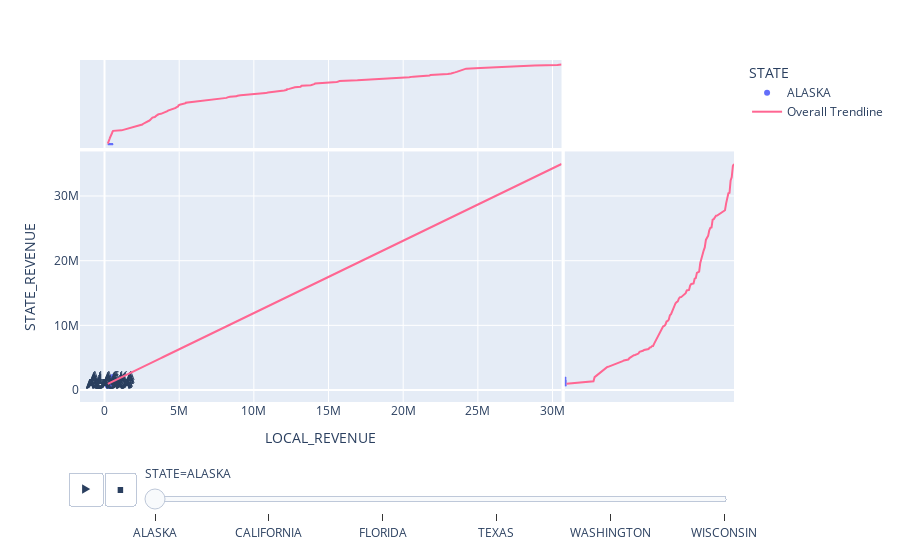

Notebook source saved alongside this figure:
### Code cell
#1.Gráfico Dispersión
#-------------------------------------------------
import plotly.express as px
import pandas as pd

educacion = pd.read_csv("Data/states_all.csv", usecols=["STATE", "LOCAL_REVENUE", "STATE_REVENUE"])

px.scatter(
    (educacion
    .query("STATE in ['CALIFORNIA', 'FLORIDA', 'TEXAS', 'ALASKA', 'WISCONSIN', 'WASHINGTON']") 
    ),
    x="LOCAL_REVENUE", 
    y="STATE_REVENUE",
    text="STATE",
    hover_name="STATE",    
    color="STATE",
    trendline="ols",
    trendline_scope="overall",    
    marginal_x="box",
    marginal_y="box",
    animation_frame="STATE"    
)

### Figure 1 — Plotly figure (JSON) as saved in the notebook; plotly's stock layout.template omitted (floating-point values rounded to 4 significant figures; data arrays with more than 128 entries replaced by an {"elided": "..."} marker saying what was removed)
{"data": [{"hovertemplate": "<b>%{hovertext}</b><br><br>STATE=%{text}<br>LOCAL_REVENUE=%{x}<br>STATE_REVENUE=%{y}<extra></extra>", "hovertext": ["ALASKA", "ALASKA", "ALASKA", "ALASKA", "ALASKA", "ALASKA", "ALASKA", "ALASKA", "ALASKA", "ALASKA", "ALASKA", "ALASKA", "ALASKA", "ALASKA", "ALASKA", "ALASKA", "ALASKA", "ALASKA", "ALASKA", "ALASKA", "ALASKA", "ALASKA", "ALASKA", "ALASKA", "ALASKA", "ALASKA", "ALASKA", "ALASKA", "ALASKA", "ALASKA", "ALASKA", "ALASKA", "ALASKA"], "legendgroup": "ALASKA", "marker": {"color": "#636efa", "symbol": "circle"}, "mode": "markers+text", "name": "ALASKA", "orientation": "v", "showlegend": true, "text": ["ALASKA", "ALASKA", "ALASKA", "ALASKA", "ALASKA", "ALASKA", "ALASKA", "ALASKA", "ALASKA", "ALASKA", "ALASKA", "ALASKA", "ALASKA", "ALASKA", "ALASKA", "ALASKA", "ALASKA", "ALASKA", "ALASKA", "ALASKA", "ALASKA", "ALASKA", "ALASKA", "ALASKA", "ALASKA", "ALASKA", "ALASKA", "ALASKA", "ALASKA", "ALASKA", "ALASKA", "ALASKA", "ALASKA"], "type": "scatter", "x": [222100, 239419, 249885, 284003, 290725, 294023, 303046, 315911, 339796, 363216, 355127, 353154, 380895, 418162, 416307, 465989, 465870, 488556, 506695, 521513, 523484, 516730, 529749, 550320, 573696, null, null, null, null, null, null, null, null], "xaxis": "x", "y": [720711, 775829, 668229, 710028, 706116, 692364, 745814, 740163, 774194, 732985, 773418, 813371, 809810, 878731, 918976, 1052357, 1419318, 1357747, 1356673, 1416163, 1507913, 1707449, 1824373, 2026555, 1613675, null, null, null, null, null, null, null, null], "yaxis": "y"}, {"alignmentgroup": "True", "hovertemplate": "<b>%{hovertext}</b><br><br>STATE=ALASKA<br>LOCAL_REVENUE=%{x}<extra></extra>", "hovertext": ["ALASKA", "ALASKA", "ALASKA", "ALASKA", "ALASKA", "ALASKA", "ALASKA", "ALASKA", "ALASKA", "ALASKA", "ALASKA", "ALASKA", "ALASKA", "ALASKA", "ALASKA", "ALASKA", "ALASKA", "ALASKA", "ALASKA", "ALASKA", "ALASKA", "ALASKA", "ALASKA", "ALASKA", "ALASKA", "ALASKA", "ALASKA", "ALASKA", "ALASKA", "ALASKA", "ALASKA", "ALASKA", "ALASKA"], "legendgroup": "ALASKA", "marker": {"color": "#636efa", "symbol": "circle"}, "name": "ALASKA", "notched": true, "offsetgroup": "ALASKA", "showlegend": false, "type": "box", "x": [222100, 239419, 249885, 284003, 290725, 294023, 303046, 315911, 339796, 363216, 355127, 353154, 380895, 418162, 416307, 465989, 465870, 488556, 506695, 521513, 523484, 516730, 529749, 550320, 573696, null, null, null, null, null, null, null, null], "xaxis": "x3", "yaxis": "y3"}, {"alignmentgroup": "True", "hovertemplate": "<b>%{hovertext}</b><br><br>STATE=ALASKA<br>STATE_REVENUE=%{y}<extra></extra>", "hovertext": ["ALASKA", "ALASKA", "ALASKA", "ALASKA", "ALASKA", "ALASKA", "ALASKA", "ALASKA", "ALASKA", "ALASKA", "ALASKA", "ALASKA", "ALASKA", "ALASKA", "ALASKA", "ALASKA", "ALASKA", "ALASKA", "ALASKA", "ALASKA", "ALASKA", "ALASKA", "ALASKA", "ALASKA", "ALASKA", "ALASKA", "ALASKA", "ALASKA", "ALASKA", "ALASKA", "ALASKA", "ALASKA", "ALASKA"], "legendgroup": "ALASKA", "marker": {"color": "#636efa", "symbol": "circle"}, "name": "ALASKA", "notched": true, "offsetgroup": "ALASKA", "showlegend": false, "type": "box", "xaxis": "x2", "y": [720711, 775829, 668229, 710028, 706116, 692364, 745814, 740163, 774194, 732985, 773418, 813371, 809810, 878731, 918976, 1052357, 1419318, 1357747, 1356673, 1416163, 1507913, 1707449, 1824373, 2026555, 1613675, null, null, null, null, null, null, null, null], "yaxis": "y2"}, {"hovertemplate": "<b>OLS trendline</b><br>STATE_REVENUE = 1.11888 * LOCAL_REVENUE + 712951<br>R<sup>2</sup>=0.754656<br><br>LOCAL_REVENUE=%{x}<br>STATE_REVENUE=%{y} <b>(trend)</b><extra></extra>", "legendgroup": "Overall Trendline", "line": {"color": "#FF6692"}, "mode": "lines", "name": "Overall Trendline", "showlegend": false, "type": "scatter", "x": {"elided": "150 int values"}, "xaxis": "x", "y": {"elided": "150 float values"}, "yaxis": "y"}, {"hovertemplate": "<b>OLS trendline</b><br>STATE_REVENUE = 1.11888 * LOCAL_REVENUE + 712951<br>R<sup>2</sup>=0.754656<br><br>LOCAL_REVENUE=%{x}<br>STATE_REVENUE=%{y} <b>(trend)</b><extra></extra>", "legendgroup": "Overall Trendline", "line": {"color": "#FF6692"}, "mode": "lines", "name": "Overall Trendline", "showlegend": false, "type": "scatter", "x": {"elided": "150 int values"}, "xaxis": "x2", "y": {"elided": "150 float values"}, "yaxis": "y2"}, {"hovertemplate": "<b>OLS trendline</b><br>STATE_REVENUE = 1.11888 * LOCAL_REVENUE + 712951<br>R<sup>2</sup>=0.754656<br><br>LOCAL_REVENUE=%{x}<br>STATE_REVENUE=%{y} <b>(trend)</b><extra></extra>", "legendgroup": "Overall Trendline", "line": {"color": "#FF6692"}, "mode": "lines", "name": "Overall Trendline", "showlegend": true, "type": "scatter", "x": {"elided": "150 int values"}, "xaxis": "x3", "y": {"elided": "150 float values"}, "yaxis": "y3"}], "layout": {"legend": {"title": {"text": "STATE"}, "tracegroupgap": 0}, "margin": {"t": 60}, "sliders": [{"active": 0, "currentvalue": {"prefix": "STATE="}, "len": 0.9, "pad": {"b": 10, "t": 60}, "steps": [{"args": [["ALASKA"], {"frame": {"duration": 0, "redraw": false}, "fromcurrent": true, "mode": "immediate", "transition": {"duration": 0, "easing": "linear"}}], "label": "ALASKA", "method": "animate"}, {"args": [["CALIFORNIA"], {"frame": {"duration": 0, "redraw": false}, "fromcurrent": true, "mode": "immediate", "transition": {"duration": 0, "easing": "linear"}}], "label": "CALIFORNIA", "method": "animate"}, {"args": [["FLORIDA"], {"frame": {"duration": 0, "redraw": false}, "fromcurrent": true, "mode": "immediate", "transition": {"duration": 0, "easing": "linear"}}], "label": "FLORIDA", "method": "animate"}, {"args": [["TEXAS"], {"frame": {"duration": 0, "redraw": false}, "fromcurrent": true, "mode": "immediate", "transition": {"duration": 0, "easing": "linear"}}], "label": "TEXAS", "method": "animate"}, {"args": [["WASHINGTON"], {"frame": {"duration": 0, "redraw": false}, "fromcurrent": true, "mode": "immediate", "transition": {"duration": 0, "easing": "linear"}}], "label": "WASHINGTON", "method": "animate"}, {"args": [["WISCONSIN"], {"frame": {"duration": 0, "redraw": false}, "fromcurrent": true, "mode": "immediate", "transition": {"duration": 0, "easing": "linear"}}], "label": "WISCONSIN", "method": "animate"}], "x": 0.1, "xanchor": "left", "y": 0, "yanchor": "top"}], "updatemenus": [{"buttons": [{"args": [null, {"frame": {"duration": 500, "redraw": false}, "fromcurrent": true, "mode": "immediate", "transition": {"duration": 500, "easing": "linear"}}], "label": "&#9654;", "method": "animate"}, {"args": [[null], {"frame": {"duration": 0, "redraw": false}, "fromcurrent": true, "mode": "immediate", "transition": {"duration": 0, "easing": "linear"}}], "label": "&#9724;", "method": "animate"}], "direction": "left", "pad": {"r": 10, "t": 70}, "showactive": false, "type": "buttons", "x": 0.1, "xanchor": "right", "y": 0, "yanchor": "top"}], "xaxis": {"anchor": "y", "domain": [0, 0.7363], "title": {"text": "LOCAL_REVENUE"}}, "xaxis2": {"anchor": "y2", "domain": [0.7413, 1], "matches": "x2", "showgrid": false, "showline": false, "showticklabels": false, "ticks": ""}, "xaxis3": {"anchor": "y3", "domain": [0, 0.7363], "matches": "x", "showgrid": true, "showticklabels": false}, "xaxis4": {"anchor": "y4", "domain": [0.7413, 1], "matches": "x2", "showgrid": false, "showline": false, "showticklabels": false, "ticks": ""}, "yaxis": {"anchor": "x", "domain": [0, 0.7326], "title": {"text": "STATE_REVENUE"}}, "yaxis2": {"anchor": "x2", "domain": [0, 0.7326], "matches": "y", "showgrid": true, "showticklabels": false}, "yaxis3": {"anchor": "x3", "domain": [0.7426, 1], "matches": "y3", "showgrid": false, "showline": false, "showticklabels": false, "ticks": ""}, "yaxis4": {"anchor": "x4", "domain": [0.7426, 1], "matches": "y3", "showgrid": true, "showline": false, "showticklabels": false, "ticks": ""}}}
